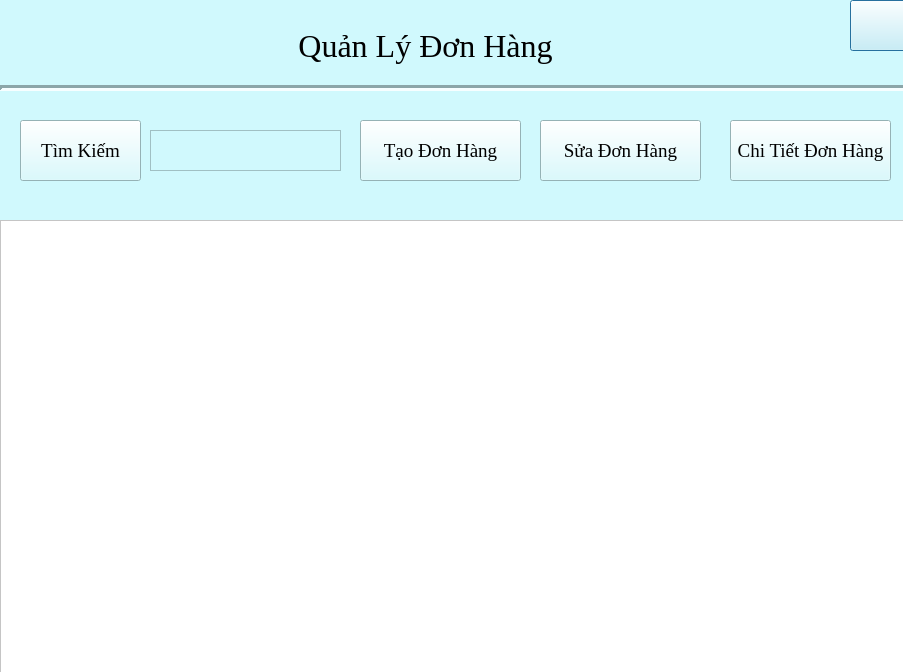
<?xml version="1.0" encoding="UTF-8"?>
<ui version="4.0">
 <class>Dialog</class>
 <widget class="QDialog" name="Dialog">
  <property name="geometry">
   <rect>
    <x>0</x>
    <y>0</y>
    <width>903</width>
    <height>672</height>
   </rect>
  </property>
  <property name="windowTitle">
   <string>Dialog</string>
  </property>
  <property name="styleSheet">
   <string notr="true">background-color: #D0F9FD;</string>
  </property>
  <widget class="QLabel" name="label">
   <property name="geometry">
    <rect>
     <x>260</x>
     <y>10</y>
     <width>331</width>
     <height>71</height>
    </rect>
   </property>
   <property name="font">
    <font>
     <family>Times New Roman</family>
     <pointsize>24</pointsize>
    </font>
   </property>
   <property name="styleSheet">
    <string notr="true"/>
   </property>
   <property name="text">
    <string>Quản Lý Đơn Hàng</string>
   </property>
   <property name="alignment">
    <set>Qt::AlignCenter</set>
   </property>
  </widget>
  <widget class="QTableView" name="tblDuLieu">
   <property name="geometry">
    <rect>
     <x>0</x>
     <y>220</y>
     <width>911</width>
     <height>481</height>
    </rect>
   </property>
   <property name="styleSheet">
    <string notr="true">background-color:white;
color:black;</string>
   </property>
  </widget>
  <widget class="Line" name="line">
   <property name="geometry">
    <rect>
     <x>0</x>
     <y>80</y>
     <width>911</width>
     <height>16</height>
    </rect>
   </property>
   <property name="lineWidth">
    <number>3</number>
   </property>
   <property name="orientation">
    <enum>Qt::Horizontal</enum>
   </property>
  </widget>
  <widget class="QPushButton" name="btnQuayVe">
   <property name="geometry">
    <rect>
     <x>850</x>
     <y>0</y>
     <width>61</width>
     <height>51</height>
    </rect>
   </property>
   <property name="styleSheet">
    <string notr="true"/>
   </property>
   <property name="text">
    <string/>
   </property>
  </widget>
  <widget class="QLabel" name="Favicon">
   <property name="geometry">
    <rect>
     <x>10</x>
     <y>10</y>
     <width>121</width>
     <height>71</height>
    </rect>
   </property>
   <property name="text">
    <string/>
   </property>
  </widget>
  <widget class="QPushButton" name="btnTaodinhang">
   <property name="geometry">
    <rect>
     <x>360</x>
     <y>120</y>
     <width>161</width>
     <height>61</height>
    </rect>
   </property>
   <property name="font">
    <font>
     <family>Times New Roman</family>
     <pointsize>14</pointsize>
    </font>
   </property>
   <property name="text">
    <string>Tạo Đơn Hàng</string>
   </property>
  </widget>
  <widget class="QTextEdit" name="txtTimKiem">
   <property name="geometry">
    <rect>
     <x>150</x>
     <y>130</y>
     <width>191</width>
     <height>41</height>
    </rect>
   </property>
   <property name="font">
    <font>
     <family>Times New Roman</family>
     <pointsize>16</pointsize>
    </font>
   </property>
   <property name="html">
    <string>&lt;!DOCTYPE HTML PUBLIC &quot;-//W3C//DTD HTML 4.0//EN&quot; &quot;http://www.w3.org/TR/REC-html40/strict.dtd&quot;&gt;
&lt;html&gt;&lt;head&gt;&lt;meta name=&quot;qrichtext&quot; content=&quot;1&quot; /&gt;&lt;style type=&quot;text/css&quot;&gt;
p, li { white-space: pre-wrap; }
&lt;/style&gt;&lt;/head&gt;&lt;body style=&quot; font-family:'Times New Roman'; font-size:16pt; font-weight:400; font-style:normal;&quot;&gt;
&lt;p style=&quot;-qt-paragraph-type:empty; margin-top:0px; margin-bottom:0px; margin-left:0px; margin-right:0px; -qt-block-indent:0; text-indent:0px;&quot;&gt;&lt;br /&gt;&lt;/p&gt;&lt;/body&gt;&lt;/html&gt;</string>
   </property>
  </widget>
  <widget class="QPushButton" name="btnSuadonhang">
   <property name="geometry">
    <rect>
     <x>540</x>
     <y>120</y>
     <width>161</width>
     <height>61</height>
    </rect>
   </property>
   <property name="font">
    <font>
     <family>Times New Roman</family>
     <pointsize>14</pointsize>
    </font>
   </property>
   <property name="text">
    <string>Sửa Đơn Hàng</string>
   </property>
  </widget>
  <widget class="QPushButton" name="btnSearch">
   <property name="geometry">
    <rect>
     <x>20</x>
     <y>120</y>
     <width>121</width>
     <height>61</height>
    </rect>
   </property>
   <property name="font">
    <font>
     <family>Times New Roman</family>
     <pointsize>14</pointsize>
    </font>
   </property>
   <property name="text">
    <string>Tìm Kiếm</string>
   </property>
  </widget>
  <widget class="QPushButton" name="btnTaohoadon">
   <property name="geometry">
    <rect>
     <x>730</x>
     <y>120</y>
     <width>161</width>
     <height>61</height>
    </rect>
   </property>
   <property name="font">
    <font>
     <family>Times New Roman</family>
     <pointsize>14</pointsize>
    </font>
   </property>
   <property name="acceptDrops">
    <bool>false</bool>
   </property>
   <property name="text">
    <string>Chi Tiết Đơn Hàng</string>
   </property>
   <property name="flat">
    <bool>false</bool>
   </property>
  </widget>
 </widget>
 <resources/>
 <connections/>
</ui>
